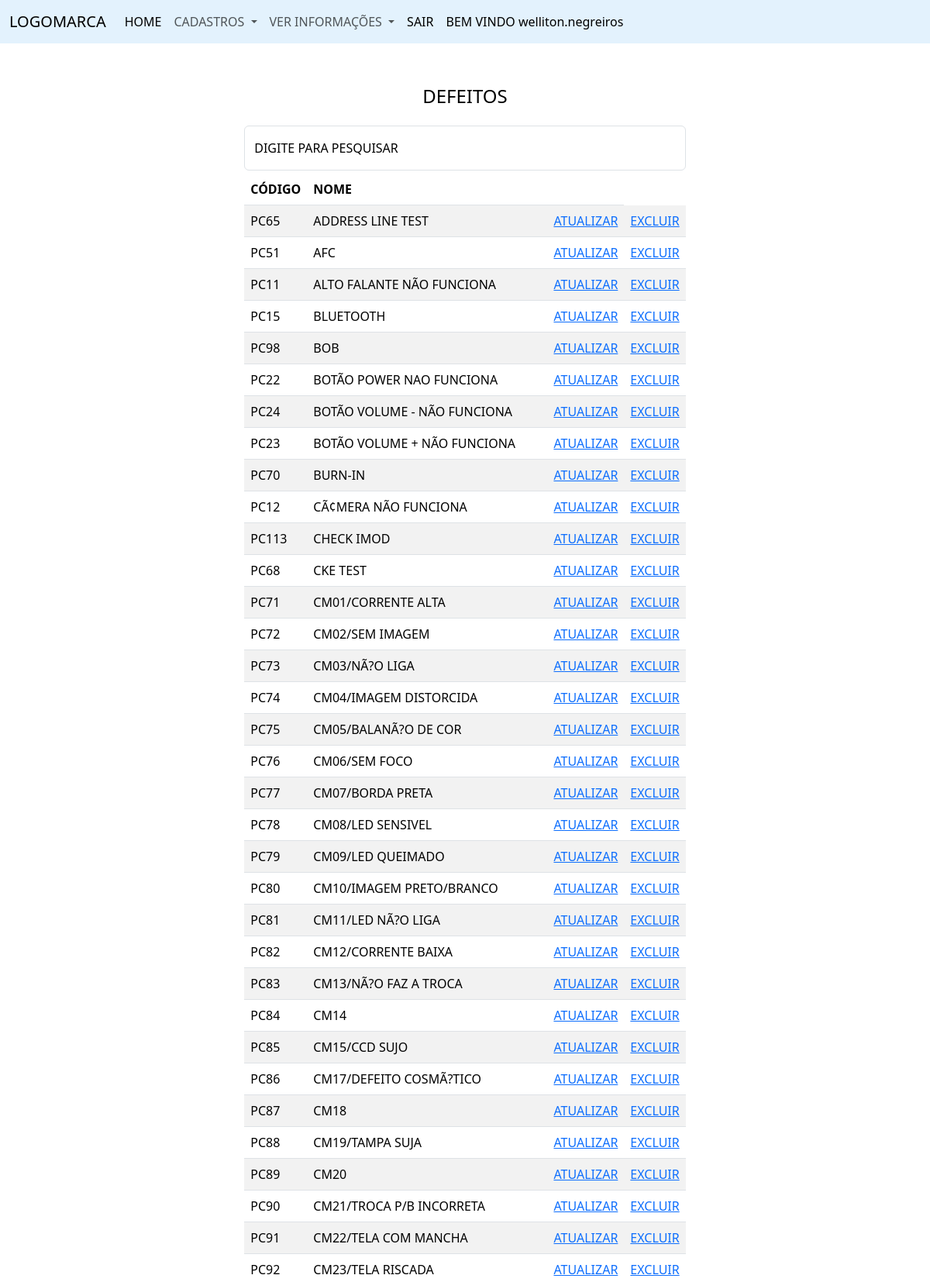
Screenshot of /ver-defeitos (signed in, upper part) with the database file from the repository.
### tables this page shows
CREATE TABLE IF NOT EXISTS `defeitos` (
  `id` INT NOT NULL AUTO_INCREMENT,
  `cod_defeito` VARCHAR(100) NOT NULL,
  `nome` VARCHAR(100) NOT NULL,
  PRIMARY KEY (`id`)
);

### index.php (called while the page is built, shortened)
<?php
include 'autoload.php';
include 'rotas.php';
?>

### autoload.php (called while the page is built, shortened)
<?php
spl_autoload_register(function ($nome_da_classe) {
    $classe_controller = "../" . $nome_da_classe . ".php";
    $classe_model = "../" . $nome_da_classe . ".php";
    $classe_dao = "../" . $nome_da_classe . ".php";
});

### Models/DefeitoModel.php (called while the page is built, shortened)
<?php
class DefeitoModel
{
	public function getAllRows()
	{
		$dao = new DefeitoDao();
		$this->rows = $dao->select();
	}
}

### Conn/Conn.php (called while the page is built, shortened)
<?php
class Conn
{
    private $_con;
    public function __construct()
    {
        try {
            $dsn = "mysql:host=localhost:3306;dbname=controle_producao2";
            $opcoes = array(\PDO::ATTR_ERRMODE => \PDO::ERRMODE_EXCEPTION);
            $this->_con = new \PDO($dsn, 'root', '19019407eric@', $opcoes);
        } catch (\PDOException $e) {
            echo $e->getMessage();
        }
    }
    public function returnConnection()
    {
        return $this->_con;
    }
}

### DAO/DefeitoDao.php (called while the page is built, shortened)
<?php
class DefeitoDao
{
	private $conexao;
	public function __construct()
	{
		$conn = new Conn();
		$this->conexao = $conn->returnConnection();
	}
	public function select()
	{
		$sql = "SELECT * FROM defeitos ORDER BY nome";
		$stmt = $this->conexao->prepare($sql);
		$stmt->execute();
		return $stmt->fetchAll(PDO::FETCH_CLASS);
	}
}

### Views/Defeito/ver_defeito.php (the view, shortened to what this page needs)
<?php
include './Views/partials/Header/header.php';
?>
<div class="area-cad">
    <div class="singIn p-2">
    <div class="h4 title-cad ">DEFEITOS</div>
        <div class="input-group mb-1">
            <div class="form-floating">
                <input type="text" class="form-control" name="filter" id="filter" placeholder="DIGITE PARA PESQUISAR" autofocus>
                <label for="codigo">DIGITE PARA PESQUISAR</label>
            </div>
        </div>
        <table class="table table-striped " id="tableDefeito">
            <thead>
                <tr>
                    <th>C&Oacute;DIGO</th>
                    <th>NOME</th>
                    <th></th>
                </tr>
            </thead>
            <tbody>
                <?php foreach ($modelDefeito->rows as $item) : ?>
                    <tr>
                        <td><?= $item->cod_defeito ?></td>
                        <td><?= $item->nome ?></td>
                        <td><a href="/defeitos?id=<?= $item->id ?>" class="link-primary">ATUALIZAR</a></td>
                        <td><a href="javascript:func()" onclick="confirmacao('<?= $item->id ?>')" class="link-primary">EXCLUIR</a></td>
                    </tr>
                <?php endforeach ?>
            </tbody>
        </table>
    </div>
</div>
<?php
include 'Views/partials/Footer/footer.php';
?>

### css/myCss.css (style rules this page uses)
* { padding: 0; margin: 0; box-sizing: border-box; }
.area-cad { width: 100%; max-width: 1320px; margin: auto; background: #ffffff; display: flex; justify-content: center; padding: 30px 0; }
.singIn, .singUp { width: auto; height: auto; display: flex; justify-content: center; align-items: center; flex-direction: column; background-color: #fff; border-radius: 10px; }
.title-cad { width: 100%; height: 60px; display: flex; align-items: center; justify-content: center; padding: 10px; }

### rows the page displays
defeitos: cod_defeito "PC65", nome "ADDRESS LINE TEST"
defeitos: cod_defeito "PC51", nome "AFC"
defeitos: cod_defeito "PC11", nome "ALTO FALANTE NÃO FUNCIONA"
defeitos: cod_defeito "PC15", nome "BLUETOOTH"
defeitos: cod_defeito "PC98", nome "BOB"
defeitos: cod_defeito "PC22", nome "BOTÃO POWER NAO FUNCIONA"
defeitos: cod_defeito "PC24", nome "BOTÃO VOLUME - NÃO FUNCIONA"
defeitos: cod_defeito "PC23", nome "BOTÃO VOLUME + NÃO FUNCIONA"
defeitos: cod_defeito "PC70", nome "BURN-IN"
defeitos: cod_defeito "PC12", nome "CÃ¢MERA NÃO FUNCIONA"
defeitos: cod_defeito "PC113", nome "CHECK IMOD"
defeitos: cod_defeito "PC68", nome "CKE TEST"
defeitos: cod_defeito "PC71", nome "CM01/CORRENTE ALTA"
defeitos: cod_defeito "PC72", nome "CM02/SEM IMAGEM"
defeitos: cod_defeito "PC73", nome "CM03/NÃ?O LIGA"
defeitos: cod_defeito "PC74", nome "CM04/IMAGEM DISTORCIDA"
defeitos: cod_defeito "PC75", nome "CM05/BALANÃ?O DE COR"
defeitos: cod_defeito "PC76", nome "CM06/SEM FOCO"
defeitos: cod_defeito "PC77", nome "CM07/BORDA PRETA"
defeitos: cod_defeito "PC78", nome "CM08/LED SENSIVEL"
defeitos: cod_defeito "PC79", nome "CM09/LED QUEIMADO"
defeitos: cod_defeito "PC80", nome "CM10/IMAGEM PRETO/BRANCO"
defeitos: cod_defeito "PC81", nome "CM11/LED NÃ?O LIGA"
defeitos: cod_defeito "PC82", nome "CM12/CORRENTE BAIXA"
defeitos: cod_defeito "PC83", nome "CM13/NÃ?O FAZ A TROCA"
defeitos: cod_defeito "PC84", nome "CM14"
defeitos: cod_defeito "PC85", nome "CM15/CCD SUJO"
defeitos: cod_defeito "PC86", nome "CM17/DEFEITO COSMÃ?TICO"
defeitos: cod_defeito "PC87", nome "CM18"
defeitos: cod_defeito "PC88", nome "CM19/TAMPA SUJA"
defeitos: cod_defeito "PC89", nome "CM20"
defeitos: cod_defeito "PC90", nome "CM21/TROCA P/B INCORRETA"
defeitos: cod_defeito "PC91", nome "CM22/TELA COM MANCHA"
defeitos: cod_defeito "PC92", nome "CM23/TELA RISCADA"

### other values shown
$_SESSION['login'] "welliton.negreiros"
